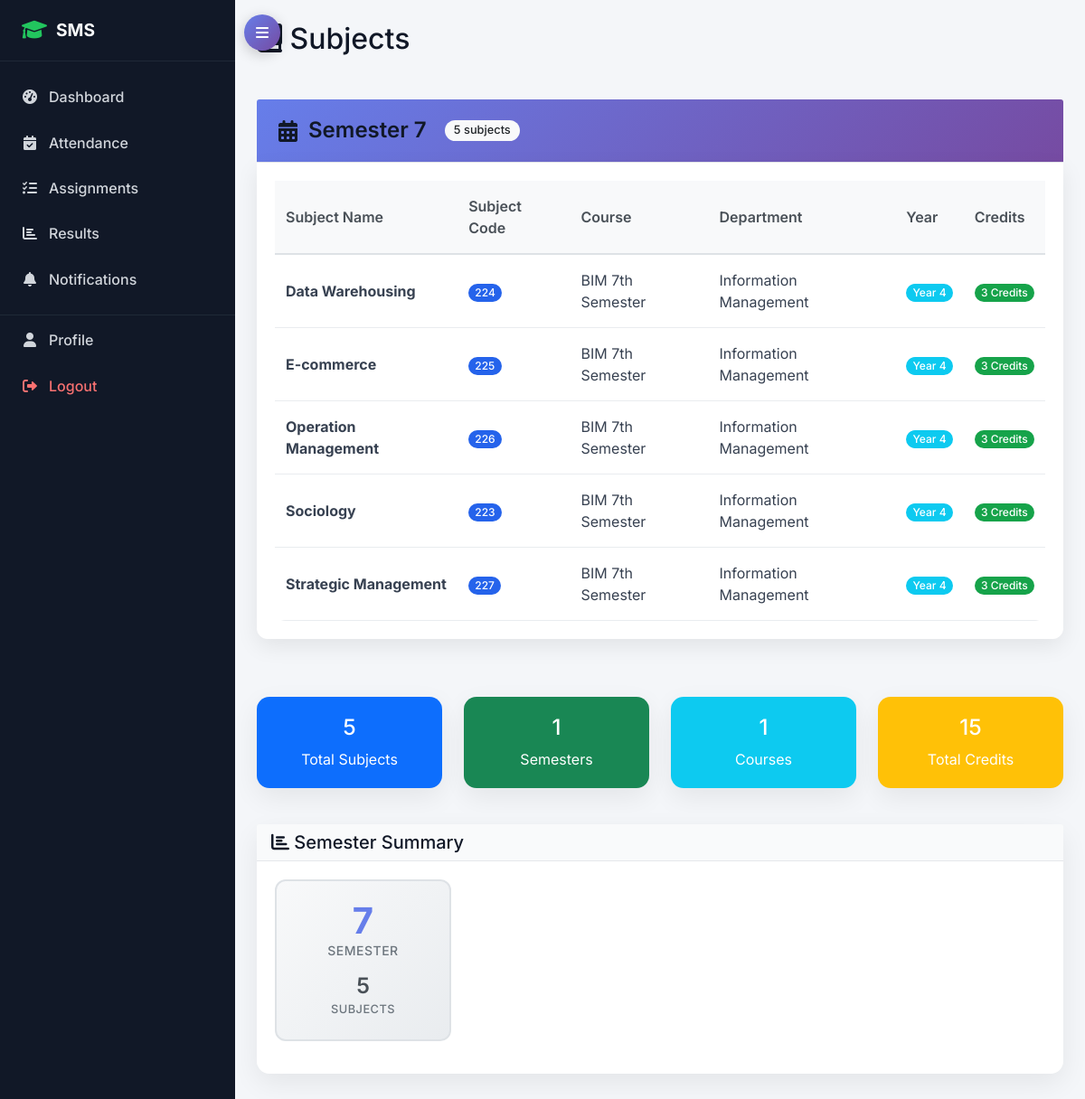
The app's page /academic/subjects/ (signed in) with its own data.
### academic/models.py (models this page shows, shortened)
class Subject(models.Model):
    name = models.CharField(max_length=100)
    code = models.CharField(max_length=20, unique=True)
    course = models.ForeignKey(Course, on_delete=models.CASCADE)
    semester = models.PositiveIntegerField()
    year = models.PositiveIntegerField()  # 1st year, 2nd year, etc.
    credits = models.PositiveIntegerField(default=3)
    description = models.TextField(blank=True)
    class Meta:
        unique_together = ['code', 'course']

class Course(models.Model):
    name = models.CharField(max_length=100)
    code = models.CharField(max_length=20, unique=True)
    department = models.ForeignKey(Department, on_delete=models.CASCADE)
    duration_years = models.PositiveIntegerField(default=4)
    description = models.TextField(blank=True)

class Department(models.Model):
    name = models.CharField(max_length=100, unique=True)
    code = models.CharField(max_length=10, unique=True)
    description = models.TextField(blank=True)
    head_of_department = models.ForeignKey(TeacherProfile, on_delete=models.SET_NULL, null=True, blank=True)
    created_at = models.DateTimeField(auto_now_add=True)

### academic/views.py (the view)
# urls.py: path('subjects/', views.subject_list, name='subject_list'),
@login_required
def subject_list(request):
    subjects = Subject.objects.select_related('course', 'course__department')
    if request.user.user_type == 'teacher':
        teacher_assignments = TeacherSubjectAssignment.objects.filter(
            teacher=request.user.teacher_profile
        )
        subjects = subjects.filter(
            id__in=teacher_assignments.values_list('subject_id', flat=True)
        )
    elif request.user.user_type == 'student':
        try:
            enrollment = request.user.student_profile.get_current_enrollment()
            if enrollment:
                subjects = subjects.filter(
                    course=enrollment.class_enrolled.course,
                    year=enrollment.class_enrolled.year,
                    semester=enrollment.class_enrolled.semester
                )
            else:
                subjects = subjects.none()
        except (StudentProfile.DoesNotExist, AttributeError):
            subjects = Subject.objects.none()
    total_credits = sum(subject.credits for subject in subjects)
    semester_stats = {}
    for subject in subjects:
        if subject.semester not in semester_stats:
            semester_stats[subject.semester] = {'count': 0, 'credits': 0}
        semester_stats[subject.semester]['count'] += 1
        semester_stats[subject.semester]['credits'] += subject.credits
    context = {
        'subjects': subjects.order_by('semester', 'year', 'name'),
        'can_manage': request.user.user_type == 'admin',
        'total_credits': total_credits,
        'semester_stats': semester_stats
    }
    return render(request, 'academic/subject_list.html', context)

### accounts/models.py (called while the page is built)
    def get_current_enrollment(self):
        from academic.models import StudentEnrollment, AcademicYear
        current_academic_year = AcademicYear.objects.filter(is_current=True).first()
        if current_academic_year:
            enrollment = StudentEnrollment.objects.filter(
                student=self,
                is_active=True,
                class_enrolled__academic_year=current_academic_year
            ).first()
            if enrollment:
                return enrollment
        return StudentEnrollment.objects.filter(
            student=self,
            is_active=True
        ).order_by('-enrollment_date').first()

### templates/academic/subject_list.html (shortened to what this page needs)
{% extends 'base.html' %}
{% block content %}
<div class="row">
    <div class="col-12">
        <div class="d-flex justify-content-between align-items-center mb-4">
            <h2><i class="fas fa-book"></i> Subjects</h2>
        </div>
    </div>
</div>
<div class="row">
    <div class="col-12">
        {% if subjects %}
            {% regroup subjects by semester as semester_groups %}
            {% for semester_group in semester_groups %}
            <div class="mb-4">
                <div class="card-header bg-primary text-white semester-section-header">
                    <h4 class="mb-0">
                        <i class="fas fa-calendar-alt"></i>
                        Semester {{ semester_group.grouper }}
                        <span class="badge bg-light text-dark ms-2">{{ semester_group.list|length }} subjects</span>
                    </h4>
                </div>
                <div class="card semester-subjects-card">
                    <div class="card-body">
                        <div class="table-responsive">
                            <table class="table table-hover">
                                <thead>
                                    <tr>
                                        <th>Subject Name</th>
                                        <th>Subject Code</th>
                                        <th>Course</th>
                                        <th>Department</th>
                                        <th>Year</th>
                                        <th>Credits</th>
                                    </tr>
                                </thead>
                                <tbody>
                                    {% for subject in semester_group.list %}
                                    <tr>
                                        <td>
                                            <strong>{{ subject.name }}</strong>
                                        </td>
                                        <td>
                                            <span class="badge bg-primary">{{ subject.code }}</span>
                                        </td>
                                        <td>{{ subject.course.name }}</td>
                                        <td>{{ subject.course.department.name }}</td>
                                        <td>
                                            <span class="badge bg-info">Year {{ subject.year }}</span>
                                        </td>
                                        <td>
                                            <span class="badge bg-success">{{ subject.credits }} Credits</span>
                                        </td>
                                    </tr>
                                    {% endfor %}
                                </tbody>
                            </table>
                        </div>
                    </div>
                </div>
            </div>
            {% endfor %}
        {% endif %}
    </div>
</div>
{% if subjects %}
<div class="row mt-4">
    <div class="col-md-3">
        <div class="card bg-primary text-white">
            <div class="card-body text-center">
                <h4>{{ subjects|length }}</h4>
                <p class="mb-0">Total Subjects</p>
            </div>
        </div>
    </div>
    <div class="col-md-3">
        <div class="card bg-success text-white">
            <div class="card-body text-center">
                <h4>
                    {% regroup subjects by semester as semester_groups %}
                    {{ semester_groups|length }}
                </h4>
                <p class="mb-0">Semesters</p>
            </div>
        </div>
    </div>
    <div class="col-md-3">
        <div class="card bg-info text-white">
            <div class="card-body text-center">
                <h4>
                    {% regroup subjects by course as course_groups %}
                    {{ course_groups|length }}
                </h4>
                <p class="mb-0">Courses</p>
            </div>
        </div>
    </div>
    <div class="col-md-3">
        <div class="card bg-warning text-white">
            <div class="card-body text-center">
                <h4>{{ total_credits }}</h4>
                <p class="mb-0">Total Credits</p>
            </div>
        </div>
    </div>
</div>
<div class="row mt-4">
    <div class="col-12">
        <div class="card">
            <div class="card-header">
                <h5 class="mb-0"><i class="fas fa-chart-bar"></i> Semester Summary</h5>
            </div>
            <div class="card-body">
                <div class="row">
                    {% regroup subjects by semester as semester_groups %}
                    {% for semester_group in semester_groups %}
                    <div class="col-md-4 col-lg-3 mb-3">
                        <div class="semester-summary-card">
                            <div class="semester-number">
                                <h3>{{ semester_group.grouper }}</h3>
                                <small>Semester</small>
                            </div>
                            <div class="semester-stats">
                                <div class="stat-item">
                                    <span class="stat-number">{{ semester_group.list|length }}</span>
                                    <span class="stat-label">Subjects</span>
                                </div>
                            </div>
                        </div>
                    </div>
                    {% endfor %}
                </div>
            </div>
        </div>
    </div>
</div>
{% endif %}
{% endblock %}

### records on screen
Subject: name "Data Warehousing", code "224", course.name "BIM 7th Semester", course.department.name "Information Management", year "4", credits "3"
Subject: name "E-commerce", code "225", course.name "BIM 7th Semester", course.department.name "Information Management", year "4", credits "3"
Subject: name "Operation Management", code "226", course.name "BIM 7th Semester", course.department.name "Information Management", year "4", credits "3"
Subject: name "Sociology", code "223", course.name "BIM 7th Semester", course.department.name "Information Management", year "4", credits "3"
Subject: name "Strategic Management", code "227", course.name "BIM 7th Semester", course.department.name "Information Management", year "4", credits "3"

### other values on screen
{{ semester_group.grouper }} "7"
{{ semester_group.list|length }} "5"
{{ subjects|length }} "5"
{{ semester_groups|length }} "1"
{{ course_groups|length }} "1"
{{ total_credits }} "15"
